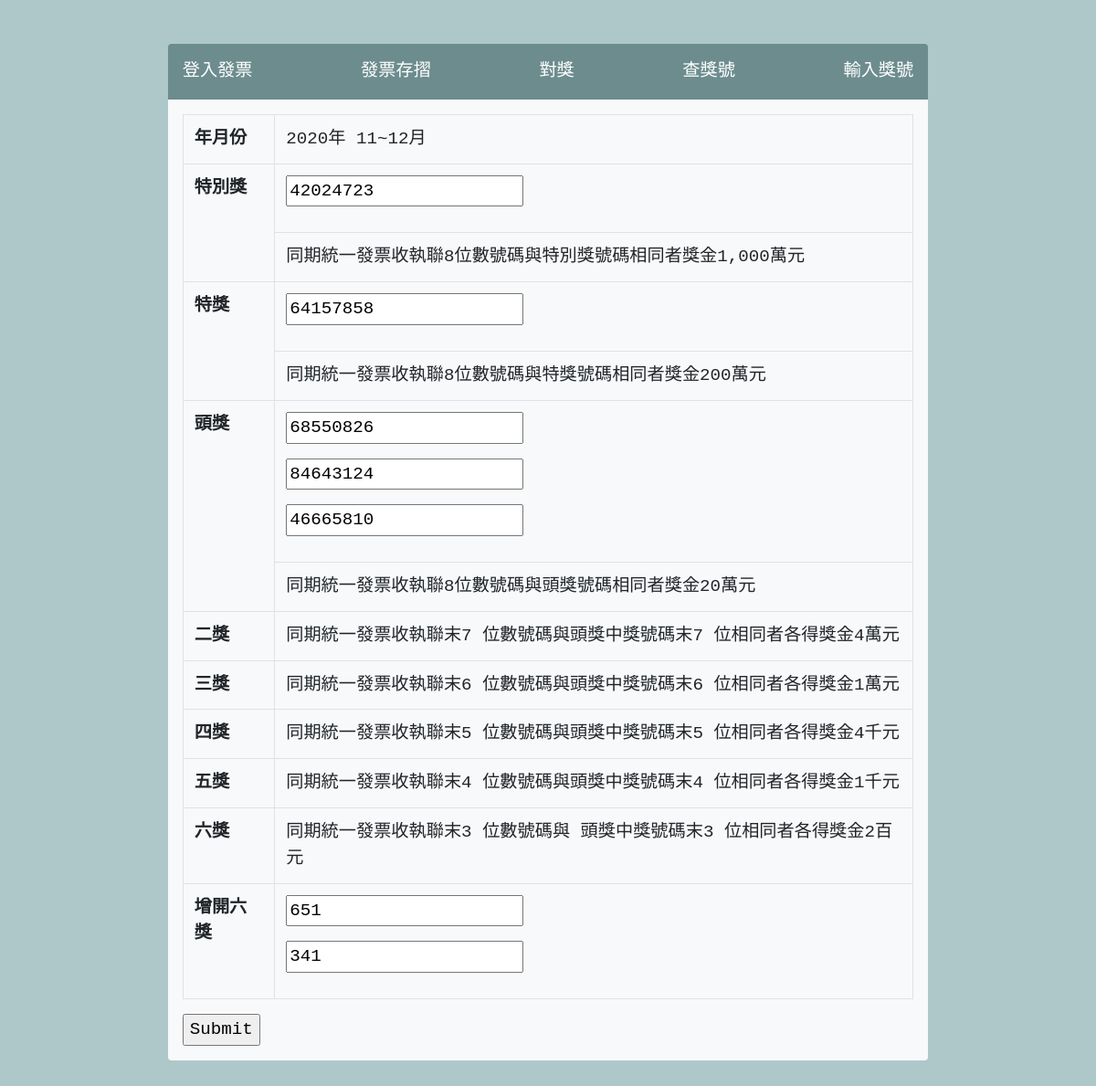
Screenshot of /?do=edit_award&year=2020&period=6 with the database file from the repository.
### tables this page shows
CREATE TABLE `award` (
  `id` int(10) UNSIGNED NOT NULL,
  `year` year(4) NOT NULL DEFAULT current_timestamp(),
  `period` varchar(1) NOT NULL,
  `specialprize` varchar(8) NOT NULL,
  `grandprize` varchar(8) NOT NULL,
  `firstprize_1` varchar(8) NOT NULL,
  `firstprize_2` varchar(8) NOT NULL,
  `firstprize_3` varchar(8) NOT NULL,
  `sixprize_1` varchar(8) NOT NULL,
  `sixprize_2` varchar(8) NOT NULL
);

### edit_award.php (the view, shortened to what this page needs)
<?php
include_once('base.php');
$period=$_GET['period'];
$year=$_GET['year'];
$sql="select * from `award` where `period`='$period' && `year`='$year'";
$award=$pdo->query($sql)->fetch();
?>
<form action="./api/edit_award.php" method="POST">
  <table class="table table-bordered" summary="統一發票中獎號碼單">
    <tbody>
     <tr>
      <th id="group0">年月份</th>
      <td headers="group0" class="title"> <?=$year;?>年
      <?php
      switch ($period) {
          case '6':
            echo "11~12月";
              break;
      }
      ?>
       </td>
     </tr>
     <tr>
      <th id="group1" rowspan="2">特別獎</th>
      <td headers="group1" class="number">
      <p><input type="text" name="specialprize" value="<?=$award['specialprize'];?>"></p>
      </td>
     </tr>
     <tr>
      <td headers="specialPrize"> 同期統一發票收執聯8位數號碼與特別獎號碼相同者獎金1,000萬元 </td>
     </tr>
     <tr>
      <th id="group2" rowspan="2">特獎</th>
      <td headers="group2" class="number">
      <p><input type="text" name="grandprize" value="<?=$award['grandprize'];?>"></p>
       </td>
     </tr>
     <tr>
      <td headers="grandPrize"> 同期統一發票收執聯8位數號碼與特獎號碼相同者獎金200萬元 </td>
     </tr>
     <tr>
      <th id="group3" rowspan="2">頭獎</th>
      <td headers="group3" class="number">
      <p><input type="text" name="firstprize_1" value="<?=$award['firstprize_1'];?>"></p>
      <p><input type="text" name="firstprize_2" value="<?=$award['firstprize_2'];?>"></p>
      <p><input type="text" name="firstprize_3" value="<?=$award['firstprize_3'];?>"></p>
      </td>
     </tr>
     <tr>
      <td headers="firstPrize"> 同期統一發票收執聯8位數號碼與頭獎號碼相同者獎金20萬元 </td>
     </tr>
     <tr>
      <th id="group4">二獎</th>
      <td headers="group4"> 同期統一發票收執聯末7 位數號碼與頭獎中獎號碼末7 位相同者各得獎金4萬元 </td>
     </tr>
     <tr>
      <th id="group5">三獎</th>
      <td headers="group5"> 同期統一發票收執聯末6 位數號碼與頭獎中獎號碼末6 位相同者各得獎金1萬元 </td>
     </tr>
     <tr>
      <th id="group6">四獎</th>
      <td headers="group6"> 同期統一發票收執聯末5 位數號碼與頭獎中獎號碼末5 位相同者各得獎金4千元 </td>
     </tr>
     <tr>
      <th id="group7">五獎</th>
      <td headers="group7"> 同期統一發票收執聯末4 位數號碼與頭獎中獎號碼末4 位相同者各得獎金1千元 </td>
     </tr>
     <tr>
      <th id="group8">六獎</th>
      <td headers="group8"> 同期統一發票收執聯末3 位數號碼與 頭獎中獎號碼末3 位相同者各得獎金2百元 </td>
     </tr>
     <tr>
      <th id="group9">增開六獎</th>
      <td headers="group9" class="number">
      <p><input type="text" name="sixprize_1" value="<?=$award['sixprize_1'];?>"></p>
      <p><input type="text" name="sixprize_2" value="<?=$award['sixprize_2'];?>"></p>
       </td>
     </tr>
    </tbody>
   </table>
   <input type="submit" >
   </form>

### index.php (style rules this page uses)
body { background:#AEC8CA; color:#6F5F5E; font-family:monospace; font-size:1.2rem; }
p { color:#D28A7C; }

### rows the page displays
award: specialprize "42024723", grandprize "64157858", firstprize_1 "68550826", firstprize_2 "84643124", firstprize_3 "46665810", sixprize_1 "651", sixprize_2 "341"

### other values shown
$year "2020"
